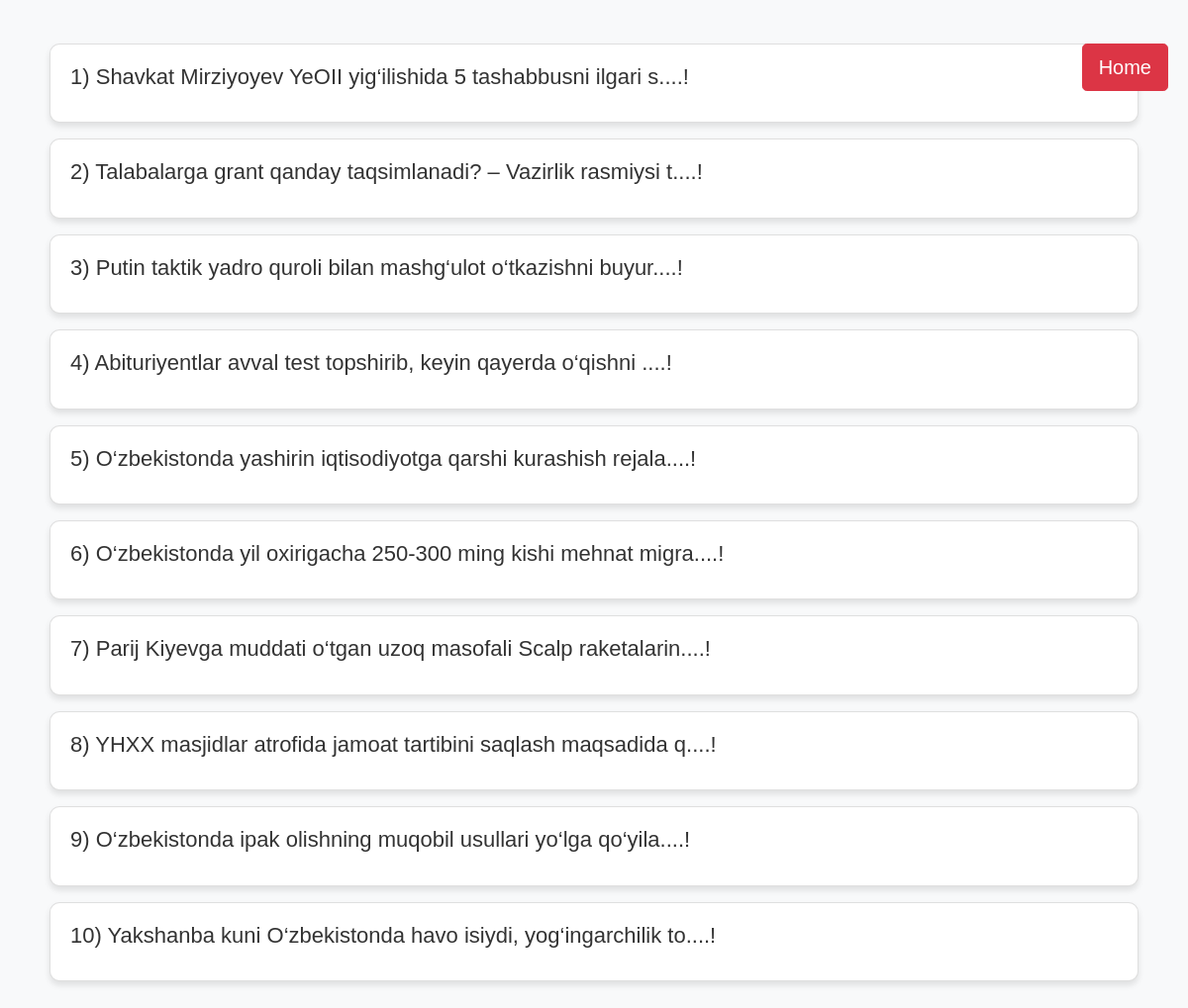
/news/list/, run on the app's committed database.
### news/models.py (models this page shows, shortened)
class News(models.Model):
    title = models.CharField(max_length=200, verbose_name='Title')
    info = models.TextField()
    set_data = models.DateField(auto_now_add=True, verbose_name='Set Date')
    link = models.URLField(verbose_name='Link')
    image = models.ImageField(verbose_name='Image', upload_to='news/')

### news/views.py (the view)
# urls.py: path('list/', NewsView.as_view(), name='news'),
class NewsView(TemplateView):
    def get(self, request):
        context = {}
        news = News.objects.all()
        context['news'] = news
        return render(request, 'news.html', context)

### templates/news.html (shortened to what this page needs)
<!DOCTYPE html>
<html lang="en">
<head>
    <link rel="stylesheet" href="https://stackpath.bootstrapcdn.com/bootstrap/4.5.2/css/bootstrap.min.css">
</head>
<body>
<div class="container mt-4">
    {% for article in news %}
    <div class="card mb-3">
        <div class="card-body">
            <h5 class="card-title">{{ forloop.counter }}) {{ article.title | slice:":60" }}....!</h5>
        </div>
    </div>
    {% endfor %}
    <a href="{% url 'home' %}" class="btn btn-danger btn-lg btn-home">Home</a>
</div>
</body>
</html>

### templates/news.html (style rules this page uses)
body { font-family: Arial, sans-serif; background-color: #f8f9fa; position: relative; }
.container { padding: 20px; }
.card { border-radius: 10px; box-shadow: 0 4px 6px rgba(0, 0, 0, 0.1); transition: all 0.3s ease; }
.card-title { font-size: 22px; color: #333; }
.btn-home { position: absolute; top: 20px; right: 20px; }

### data on the page
News: title "Shavkat Mirziyoyev YeOII yig‘ilishida 5 tashabbusni ilgari s"
News: title "Talabalarga grant qanday taqsimlanadi? – Vazirlik rasmiysi t"
News: title "Putin taktik yadro quroli bilan mashg‘ulot o‘tkazishni buyur"
News: title "Abituriyentlar avval test topshirib, keyin qayerda o‘qishni"
News: title "O‘zbekistonda yashirin iqtisodiyotga qarshi kurashish rejala"
News: title "O‘zbekistonda yil oxirigacha 250-300 ming kishi mehnat migra"
News: title "Parij Kiyevga muddati o‘tgan uzoq masofali Scalp raketalarin"
News: title "YHXX masjidlar atrofida jamoat tartibini saqlash maqsadida q"
News: title "O‘zbekistonda ipak olishning muqobil usullari yo‘lga qo‘yila"
News: title "Yakshanba kuni O‘zbekistonda havo isiydi, yog‘ingarchilik to"
